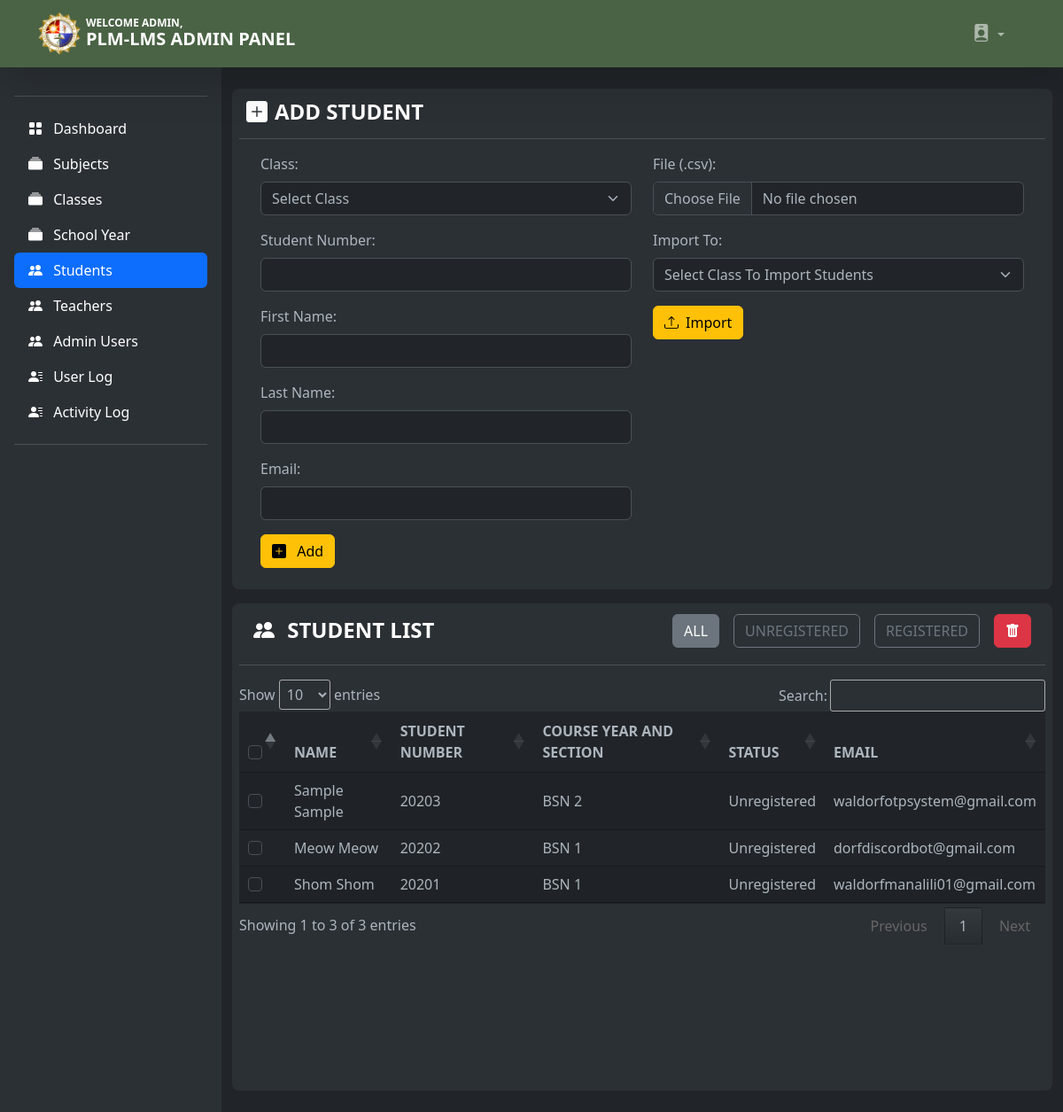
The app's page /admin/admin_students.php (signed in) with its own data.
### tables this page shows
CREATE TABLE `student` (
  `student_id` int(11) NOT NULL,
  `firstname` varchar(100) NOT NULL,
  `lastname` varchar(100) NOT NULL,
  `class_id` int(11) NOT NULL,
  `username` varchar(100) NOT NULL,
  `password` varchar(100) NOT NULL,
  `location` varchar(100) NOT NULL,
  `status` varchar(100) NOT NULL,
  `email` varchar(320) NOT NULL
);

CREATE TABLE `class` (
  `class_id` int(11) NOT NULL,
  `class_name` varchar(100) NOT NULL
);

### admin/admin_students.php (the view, shortened to what this page needs)
<?php
include('header.php');
?>
<body>
    <?php include('navbar_admin.php'); ?>
    <div class="d-flex bg-body">
        <?php include('sidebar_students.php'); ?>
        <div class="container-fluid my-4 justify-content-center">
            <div class="container bg-body-tertiary mb-3 mx-0 p-2 rounded-3">
                <div class="col text-uppercase pt-1 px-2">
                    <h4 style="font-weight: 800; color: #fff;"><i class="bi bi-plus-square-fill me-2"></i>add student</h4>
                </div>
                <hr>
                <div class="container d-flex">
                    <div class="container">
                        <form method="post" id="add_student">
                            <div class="mb-3">
                                <label class="form-label">Class:</label>
                                <div class="input-group">
                                    <select name="class_id" class="form-select" required>
                                        <option value="" disabled selected class="text-muted">Select Class</option>
                                    </select>
                                </div>
                            </div>
                            <div class="mb-3">
                                <label class="form-label">Student Number:</label>
                                <div class="input-group">
                                    <input class="form-control" type="text" name="un" required></input>
                                </div>
                            </div>
                            <div class="mb-3">
                                <label class="form-label">First Name:</label>
                                <div class="input-group">
                                    <input class="form-control" type="text" name="fn" required></input>
                                </div>
                            </div>
                            <div class="mb-3">
                                <label class="form-label">Last Name:</label>
                                <div class="input-group">
                                    <input class="form-control" type="text" name="ln" required></input>
                                </div>
                            </div>
							<div class="mb-3">
                                <label class="form-label">Email:</label>
                                <div class="input-group">
                                    <input class="form-control" type="text" name="email" required></input>
                                </div>
                            </div>
                            <button name="save" type="submit" value="post" class="btn btn-warning mb-3"><i class="bi bi-plus-square-fill me-2"></i> Add</button>
                        </form>
                    </div>
                    <div class="container">
                        <form action="import.php" method="POST" enctype="multipart/form-data">
                            <div class="mb-3">
                                <label class="form-label">File (.csv):</label>
                                <input type="file" name="import_file" class="form-control" />
                            </div>
                            <div class="mb-3">
                                <div class="controls">
                                    <label class="form-label">Import To:</label>
                                    <select name="import_class_id" class="form-select" id="import_class_id" required>
                                        <option value="" disabled selected hidden>Select Class To Import Students</option>
                                    </select>
                                </div>
                            </div>
                            <button type="submit" name="save_excel_data" class="btn btn-warning"><i class="bi bi-upload me-2"></i>Import</button>
                        </form>
                    </div>
                </div>
            </div>
            <div class="container bg-body-tertiary rounded-3 p-2 table-responsive-lg" style="height: 550px; max-height: 550px;">
                <form method="post">
                    <div class="container d-flex text-uppercase pt-1 px-2">
                        <div class="col text-uppercase pt-1 px-2">
                            <h4 style="font-weight: 800; color: #fff;"><i class="bi bi-people-fill me-2"></i> Student list</h4>
                        </div>
                        <div class="">
                            <ul class="nav">
                                <li class="mx-2">
                                    <a class="btn btn-outline-secondary active" href="admin_students.php">All</a>
                                </li>
                                <li class="mx-2">
                                    <a class="btn btn-outline-secondary" href="admin_students_unreg.php">Unregistered</a>
                                </li>
                                <li class="mx-2">
                                    <a class="btn btn-outline-secondary" href="admin_students_reg.php">Registered</a>
                                </li>
                                <li class="mx-2">
                                    <a class="btn btn-danger remove"><i class="bi bi-trash-fill"></i></a>
                                </li>
                            </ul>
                        </div>
                    </div>
                    <hr>
                    <table class="table table-striped align-middle justify-content-center" id="studentTable">
                        <thead>
                            <tr class="text-uppercase text-center">
                                <th><input class="form-check-input" type="checkbox" name="selectAll" id="checkAll" /></th>
                                <th>Name</th>
                                <th>student number</th>
                                <th>COURSE YEAR AND SECTION</th>
                                <th>status</th>
								<th>email</th>
                            </tr>
                        </thead>
                        <tbody class=" table-group-divider">
                            <?php
                            $query = mysqli_query($conn, "SELECT * FROM student LEFT JOIN class ON student.class_id = class.class_id ORDER BY student.student_id DESC") or die(mysqli_error($conn));
                            while ($row = mysqli_fetch_array($query)) {
                                $id = $row['student_id'];
                            ?>
                                <tr id="del<?php echo $id; ?>">
                                    <td>
                                        <input id="optionsCheckbox" class="form-check-input" name="selector[]" type="checkbox" value="<?php echo $id; ?>">
                                    </td>
                                    <td><?php echo $row['firstname'] . " " . $row['lastname']; ?></td>
                                    <td><?php echo $row['username']; ?></td>
                                    <td><?php echo $row['class_name']; ?></td>
                                    <td><?php echo $row['status']; ?></td>
									<td><?php echo $row['email']; ?></td>
                                </tr>
                            <?php } ?>
                        </tbody>
                    </table>
                </form>
            </div>
        </div>
</body>

### records on screen
student: firstname "Sample", lastname "Sample", username "20203", class.class_name "BSN 2", status "Unregistered", email "waldorfotpsystem@gmail.com"
student: firstname "Meow", lastname "Meow", username "20202", class.class_name "BSN 1", status "Unregistered", email "dorfdiscordbot@gmail.com"
student: firstname "Shom", lastname "Shom", username "20201", class.class_name "BSN 1", status "Unregistered", email "waldorfmanalili01@gmail.com"
